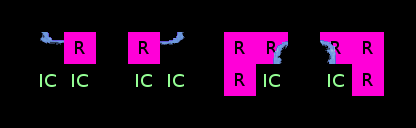

The image is a tile-based game level rendered from a .tmx file. Its description and source (layers, tilesets, objects; grid data summarised) follow:
An orthogonal 13x4 tile map with 32x32 px tiles, 5 tile layers (ruleRegions, ruleSet, rule_Ground, rule_Over, ...), 4 tilesets.

<map version="1.0" orientation="orthogonal" width="13" height="4" tilewidth="32" tileheight="32">
 <tileset firstgid="1" name="collision" tilewidth="32" tileheight="32">
  <image source="../graphics/tiles/collision.png" width="64" height="32" />
 </tileset>
 <tileset firstgid="3" name="set_icecave" tilewidth="32" tileheight="32">
  <image source="../graphics/tiles/set_icecave.png" width="64" height="64" />
 </tileset>
 <tileset firstgid="7" name="set_rules" tilewidth="32" tileheight="32">
  <image source="../graphics/tiles/set_rules.png" width="32" height="32" />
 </tileset>
 <tileset firstgid="8" name="icecave" tilewidth="32" tileheight="32">
  <image source="../graphics/tiles/icecave.png" width="512" height="256" />
 </tileset>
 <layer name="ruleRegions" width="13" height="4">
  <data>[52 cells, 16 non-empty, 1 distinct tile ids]</data>
 </layer>
 <layer name="ruleSet" width="13" height="4">
  <data>[52 cells, 8 non-empty, 1 distinct tile ids]</data>
 </layer>
 <layer name="rule_Ground" width="13" height="4">
  <data>[52 cells, 0 non-empty, 0 distinct tile ids]</data>
 </layer>
 <layer name="rule_Over" width="13" height="4">
  <data>[52 cells, 4 non-empty, 4 distinct tile ids]</data>
 </layer>
 <layer name="rule_collision" width="13" height="4">
  <data>[52 cells, 0 non-empty, 0 distinct tile ids]</data>
 </layer>
</map>
